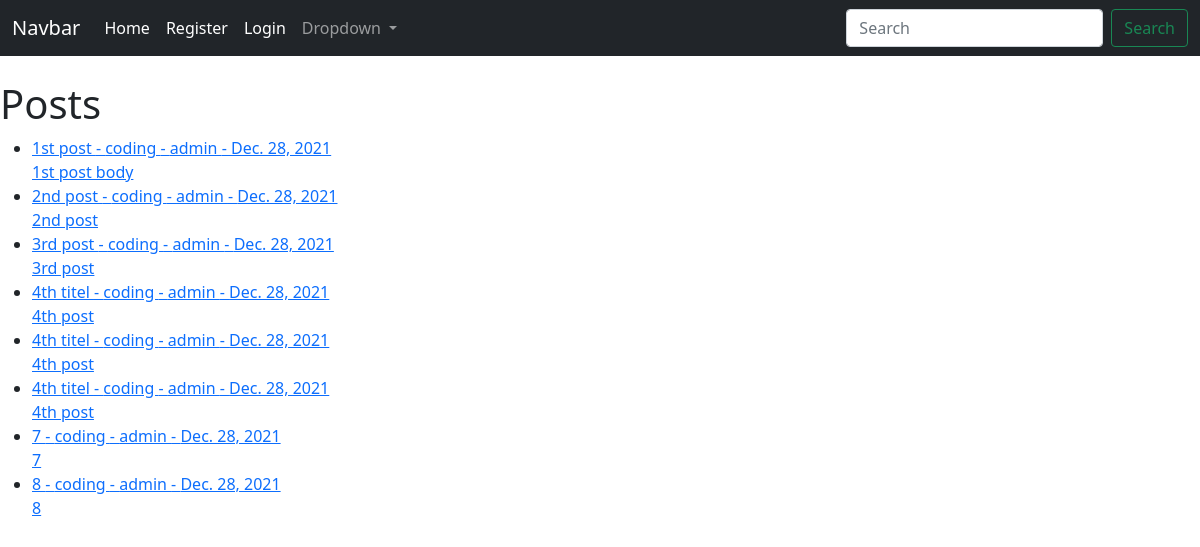
The page / on the database its author committed.
### theblog/models.py (models this page shows, shortened)
class Post(models.Model):
    title = models.CharField(max_length=255)
    title_tag = models.CharField(max_length=255, default="My Freakin' Awesome Blog!")
    author = models.ForeignKey(User, on_delete=models.CASCADE)
    body = models.TextField()
    post_date = models.DateField(auto_now_add=True)
    category = models.CharField(max_length=255, default='coding')

### theblog/views.py (the view)
# urls.py: path('', HomeView.as_view(), name="home"),
class HomeView(ListView):
    model = Post
    template_name = 'home.html'
    ordering = ['-post_date']

### theblog/templates/home.html (shortened to what this page needs)
{% extends 'base.html' %}
{% block content %}
<h1>Posts</h1>
<ul>
{% for post in object_list %}
    <li><a href="{% url 'article-detail' post.pk %}">
    {{ post.title }} - {{ post.category }} - {{ post.author }} - {{ post.post_date }}
    <br>
    {{ post.body|safe }}</li>
{% endfor %}
</ul>
{% endblock %}

### theblog/templates/base.html (shortened to what this page needs)
<!doctype html>
<html lang="en">
  <head>
    <link href="https://cdn.jsdelivr.net/npm/bootstrap@5.0.2/dist/css/bootstrap.min.css" rel="stylesheet">
  </head>
  <body>
{% include 'navbar.html' %}
<dev class="container">
{% block content %}
{% endblock %}
</dev>
  </body>
</html>

### theblog/templates/navbar.html (shortened to what this page needs)
<nav class="navbar navbar-expand-lg navbar-dark bg-dark">
  <div class="container-fluid">
    <a class="navbar-brand" href="#">Navbar</a>
    <div class="collapse navbar-collapse" id="navbarSupportedContent">
      <ul class="navbar-nav me-auto mb-2 mb-lg-0">
        <li class="nav-item">
          <a class="nav-link active" aria-current="page" href="/">Home</a>
        </li>
        {% if user.is_authenticated %}
            <li class="nav-item">
              <a class="nav-link active" aria-current="page" href="{% url 'add_post' %}">Add Post</a>
            </li>
            <li class="nav-item">
              <a class="nav-link active" aria-current="page" href="{% url 'add_category' %}">Add Category</a>
            </li>
            <li class="nav-item">
              <a class="nav-link active" aria-current="page" href="{% url 'logout' %}">Logout</a>
            </li>
        {% else %}
            <li class="nav-item">
              <a class="nav-link active" aria-current="page" href="{% url 'register' %}">Register</a>
            </li>
            <li class="nav-item">
              <a class="nav-link active" aria-current="page" href="{% url 'login' %}">Login</a>
            </li>
        {% endif %}
        <li class="nav-item dropdown">
          <a class="nav-link dropdown-toggle" href="#" id="navbarDropdown" role="button" data-bs-toggle="dropdown" aria-expanded="false">
            Dropdown
          </a>
        </li>
      </ul>
      <form class="d-flex">
        <input class="form-control me-2" type="search" placeholder="Search" aria-label="Search">
        <button class="btn btn-outline-success" type="submit">Search</button>
      </form>
    </div>
  </div>
</nav>

### rows shown on the page
Post: title "1st post", category "coding", author "admin", post_date "Dec. 28, 2021", body "1st post body"
Post: title "2nd post", category "coding", author "admin", post_date "Dec. 28, 2021", body "2nd post"
Post: title "3rd post", category "coding", author "admin", post_date "Dec. 28, 2021", body "3rd post"
Post: title "4th titel", category "coding", author "admin", post_date "Dec. 28, 2021", body "4th post"
Post: title "4th titel", category "coding", author "admin", post_date "Dec. 28, 2021", body "4th post"
Post: title "4th titel", category "coding", author "admin", post_date "Dec. 28, 2021", body "4th post"
Post: title "7", category "coding", author "admin", post_date "Dec. 28, 2021", body "7"
Post: title "8", category "coding", author "admin", post_date "Dec. 28, 2021", body "8"
